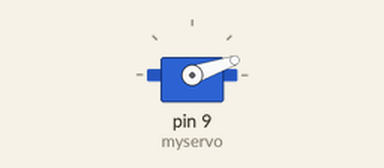
This sketch was run on a simulated Arduino Uno, built with avr-gcc and run on an emulated ATmega328P. Parts: servo.

Above: at 0.05 s.
At 0.35 s:
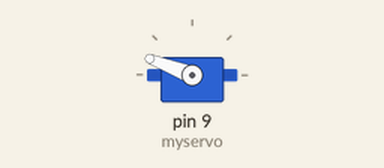
At 0.7 s:
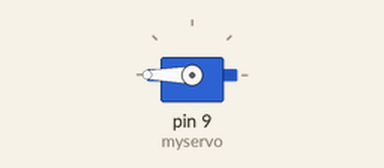
At 1.4 s:
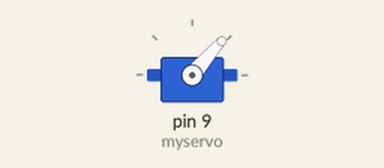
Timing chart, 0 to 3.4 s (numbered marks = the images above):
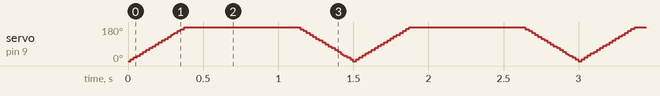

The sketch:

servo.ino
```cpp
/*
SparkFun Inventor’s Kit
Circuit 3A-Servo

Move a servo attached to pin 9 so that it's angle matches a potentitometer attached to A0.

This sketch was written by SparkFun Electronics, with lots of help from the Arduino community.
This code is completely free for any use.

View circuit diagram and instructions at: https://learn.sparkfun.com/tutorials/sparkfun-inventors-kit-experiment-guide---v40
Download drawings and code at: https://github.com/sparkfun/SIK-Guide-Code
 */

#include <Servo.h>          //include the servo library

int potPosition;           //this variable will store the position of the potentiometer
int servoPosition;         //the servo will move to this position

Servo myservo;              //create a servo object

void setup() {

  myservo.attach(9);        //tell the servo object that its servo is plugged into pin 9

}

int pos=0;

void loop() {

  for(pos=0;pos <=360;pos +=1)
  {
    myservo.write(pos);
    delay(2);
  }
  for(pos=360;pos>=0; pos-=1){
    myservo.write(pos);
    delay(2);
  }


//  potPosition = analogRead(A0);                     //use analog read to measure the position of the potentiometer (0-1023)
//
//  servoPosition = map(potPosition, 0,1023,20,160);  //convert the potentiometer number to a servo position from 20-160
                                                    //Note: its best to avoid driving the little SIK servos all the
                                                    //way to 0 or 180 degrees it can cause the motor to jitter, which is bad for the servo.

//myservo.write(servoPosition);                      //move the servo to the 10 degree position
}
```
